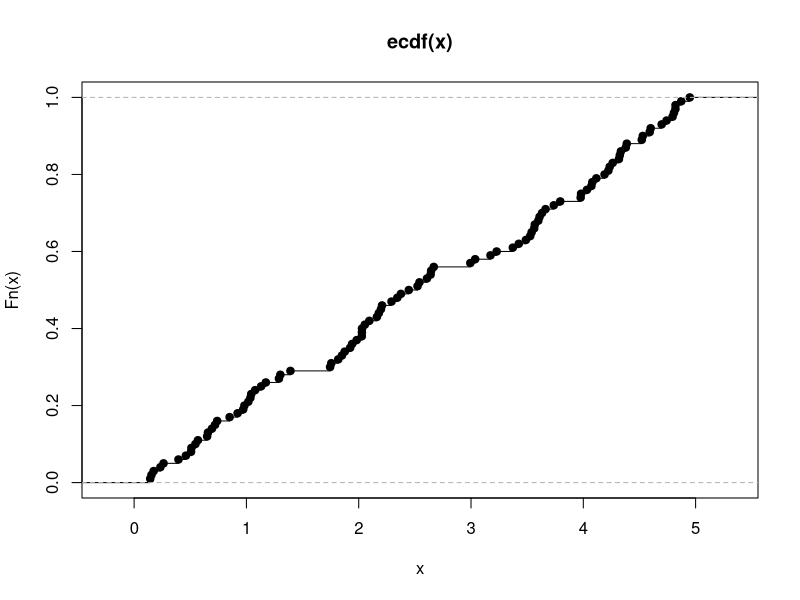

R code for this plot:

# confidence interval using simulation
N=100;
conf_level =0.95;
x<-runif(N,0,5)
plot(ecdf(x))  # only x is known 
med.hat=median(x)
median(sample(x,N,replace=TRUE))
T_boot_dist<-replicate(
  1e4,median(sample(x,N,replace=TRUE)))
se1<-sd(T_boot_dist)
se2<-sd(replicate(
  1e4,median(runif(N,0,5))))

normal_interval<-c(med.hat-qnorm((1+conf_level)/2)*se1,
             med.hat+qnorm((1+conf_level) / 2)*se1) #approx normal
pivotal_interval<-2*med.hat-quantile(T_boot_dist,
                              c((1+conf_level)/2,(1-conf_level)/2),
                              names=FALSE)
percentile_interval<-quantile(T_boot_dist,c((1-conf_level)/2,(1+conf_level)/2))















